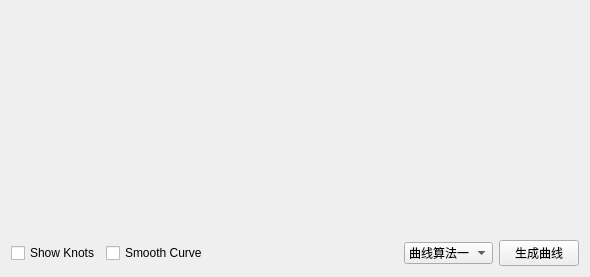
<?xml version="1.0" encoding="UTF-8"?>
<ui version="4.0">
 <class>SmoothCurveWidget</class>
 <widget class="QWidget" name="SmoothCurveWidget">
  <property name="geometry">
   <rect>
    <x>0</x>
    <y>0</y>
    <width>590</width>
    <height>277</height>
   </rect>
  </property>
  <property name="windowTitle">
   <string>平滑曲线</string>
  </property>
  <layout class="QGridLayout" name="gridLayout">
   <item row="0" column="0">
    <spacer name="verticalSpacer">
     <property name="orientation">
      <enum>Qt::Vertical</enum>
     </property>
     <property name="sizeHint" stdset="0">
      <size>
       <width>20</width>
       <height>249</height>
      </size>
     </property>
    </spacer>
   </item>
   <item row="1" column="0">
    <layout class="QHBoxLayout" name="horizontalLayout">
     <item>
      <widget class="QCheckBox" name="showKnotsCheckBox">
       <property name="text">
        <string>Show Knots</string>
       </property>
      </widget>
     </item>
     <item>
      <widget class="QCheckBox" name="showSmoothCurveCheckBox">
       <property name="text">
        <string>Smooth Curve</string>
       </property>
      </widget>
     </item>
     <item>
      <spacer name="horizontalSpacer">
       <property name="orientation">
        <enum>Qt::Horizontal</enum>
       </property>
       <property name="sizeHint" stdset="0">
        <size>
         <width>40</width>
         <height>20</height>
        </size>
       </property>
      </spacer>
     </item>
     <item>
      <widget class="QComboBox" name="smoothCurveGeneratorComboBox">
       <item>
        <property name="text">
         <string>曲线算法一</string>
        </property>
       </item>
       <item>
        <property name="text">
         <string>曲线算法二</string>
        </property>
       </item>
      </widget>
     </item>
     <item>
      <widget class="QPushButton" name="generateCurveButton">
       <property name="text">
        <string>生成曲线</string>
       </property>
      </widget>
     </item>
    </layout>
   </item>
  </layout>
 </widget>
 <layoutdefault spacing="6" margin="11"/>
 <resources/>
 <connections/>
</ui>
